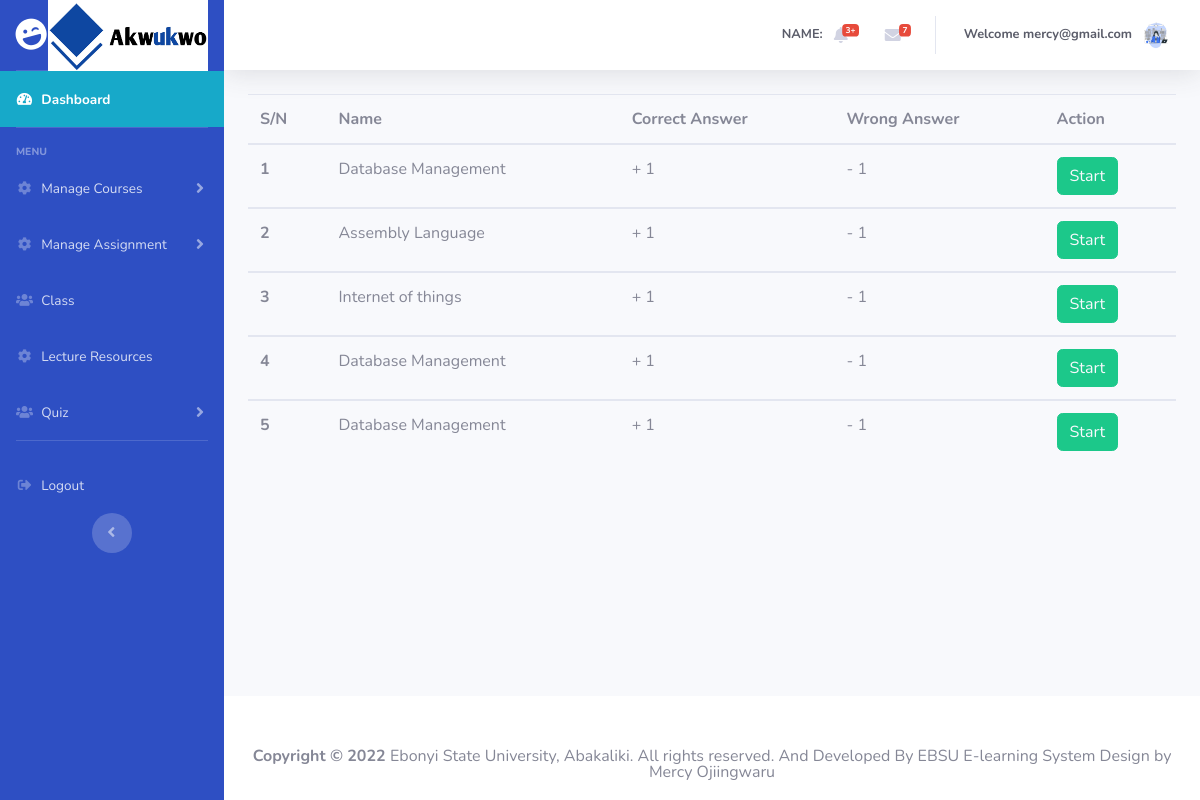
/students/quiz.php (signed in), run on the app's committed database.
### tables this page shows
CREATE TABLE `quiz` (
  `id` int(10) NOT NULL,
  `lecturerid` int(10) NOT NULL,
  `examname` varchar(100) NOT NULL,
  `batchid` varchar(40) NOT NULL,
  `coursetitle` varchar(100) NOT NULL,
  `examduration` varchar(20) NOT NULL,
  `totalque` varchar(10) NOT NULL,
  `markperitque` int(10) NOT NULL,
  `markperongque` int(10) NOT NULL,
  `datecreated` varchar(20) NOT NULL,
  `examdate` varchar(20) NOT NULL,
  `examstatus` varchar(10) NOT NULL
);

### server/classes/dbconnection.php (called while the page is built, shortened)
<?php
class DbConnection {
	private $host = "localhost";
	private $dbname = "e-learning";
	private $username = "root";
	private $password = "";
	public function __construct() {
		try {
			$this->connection =
			new PDO('mysql:host=' . $this->host . ';dbname=' . $this->dbname, $this->username, $this->password);
		} catch(PDOException $ex) {
			echo $ex->getMessage();
		}
	}
}
?>

### server/classes/fetchData.php (called while the page is built, shortened)
<?php
require_once('dbconnection.php');
class fetchData extends DbConnection
{
    public function displayQuiz()
    {
        $sql = "SELECT * FROM quiz ORDER BY id";
        $qry = $this->connection->prepare($sql);
        $exec = $qry->execute(array());
        if ($qry->errorCode() == 0) {
            if ($qry->rowCount() > 0) {
                return $qry->fetchAll(PDO::FETCH_ASSOC);
            } else {
                return 0;
            }
        } else {
            return array('status' => 0, 'message' => $qry->errorInfo());
        }
    }
}

### students/quiz.php (the view, shortened to what this page needs)
<?php
	require_once 'header.php';
  require_once '../server/classes/fetchData.php';
  $fetchData = new fetchData;
?>
        <div class="container-fluid">
          <div>
          <table class="table table-hover">
                  <thead>
                      <tr>
                        <th scope="col">S/N</th>
                        <th scope="col">Name</th>
                        <th scope="col">Correct Answer</th>
                        <th scope="col">Wrong Answer</th>
                        <th scope="col">Action</th>
                      </tr>
                  </thead>
                  <?php
                  $fetchResponse = $fetchData->displayQuiz();
                  if(is_array($fetchResponse)){
                    if(isset($fetchResponse['status'])){
                        '<div class="alert alert-danger">'.print_r($fetchResponse['message']).'</div>';
                    }else {
                      $count = 1;
                      foreach($fetchResponse as $row){
                ?>
                  <tbody>
                    <tr>
                      <th scope="row"><?php echo $count; ?></th>
                      <td name="cos[]"><?php echo $row['coursetitle'];?></td>
                      <td name="cos[]"><?php echo "+ ".$row['markperitque'];?></td>
                      <td name="cos[]"><?php echo "- ". $row['markperongque'];?></td>
                        <td>
                          <a href="cbt.php?id=<?php echo $row['id']?>" class="btn btn-success text-light btn-rounded waves-effect waves-light">Start</a>
                        </td>
                    </tr>
                  </tbody>
                  <?php $count+=1; } }}?>
              </table>
          </div>
        </div>
      </div>
<?php
	require_once 'footer.php';
?>

### assets/css/style.css (style rules this page uses)
* { margin:0; padding: 0; box-sizing: border-box; }

### data on the page
quiz: coursetitle "Database Management", markperitque "1", markperongque "1"
quiz: coursetitle "Assembly Language", markperitque "1", markperongque "1"
quiz: coursetitle "Internet of things", markperitque "1", markperongque "1"
quiz: coursetitle "Database Management", markperitque "1", markperongque "1"
quiz: coursetitle "Database Management", markperitque "1", markperongque "1"

### other printed values
$_SESSION['email'] "mercy@gmail.com"
FULL_NAME "EBSU E-learning System"
DEVELOPERNAME "Mercy Ojiingwaru"
